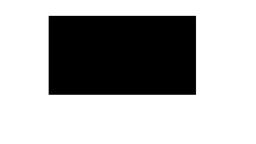
#> input picture Kuwahara/resources/TestImage.jpg, 256 x 144 px, shrunk from 1920 x 1080 before the run, given in place of Katelyn&Me2.jpg, which was not available
$ python Kuwahara.py
#> lines starting #> are read from the running program, lines starting #| are printed output that depends on the picture; after the words box and inside, x2 and y2 are one past the last pixel; in counts of white or black regions, pixels touching at a corner belong together; pictures that were not available may be replaced by others from this repository, and a replacement may not be noted
#!/usr/bin/env python3
# -*- coding: utf-8 -*-
"""
Created on Sun Nov 12 22:48:32 2023

might help to speed up
https://stackoverflow.com/questions/9786102/how-do-i-parallelize-a-simple-python-loop
only uses CPU tho. it's basically impossible to use this on GPU resonably

@author: sebas
"""

import numpy as np
from PIL import Image
from scipy import ndimage
import argparse
import json
from matplotlib import pyplot as plt
from multiprocessing import Pool
from functools import partial

"""
I'm just going to hard code the values for now but eventually I want to make them args
"""

N = 8
MaskPath  = 'resources/Mask.json'
ImgInPath = '../Images/Katelyn&Me2.jpg'

# ----------------------- Import Masks -------------------
#%% Import Masks

with open(MaskPath, 'r') as MaskFile:
#> (reads Kuwahara/resources/Mask.json from the repository)
    Masks = json.load(MaskFile)

Masks = [np.array(i) for i in Masks]
WindowSize = Masks[0].shape[0]
del MaskFile


# ----------------------- Import Input Image ----------------------
#%% Import Img

with Image.open(ImgInPath) as rawImage:
#> rawImage is the input picture: PIL image 256x144 RGB; min 0, max 255, mean 174.5
    Img = np.array( rawImage ).transpose(1,0,2).astype('float32')
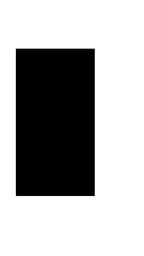
#> Img: shape (256, 144, 3) float32; min 0, max 255, mean 174.5

#Img /= 255
dims = Img.shape
#> dims = (256, 144, 3)
del rawImage

# ---------------------- directional StDev & Mean -------------------------
#%% Mean and StDev Gen


def ProcessDirection(n, image):
#> called with n = 0
    global Means, StDev

    FullMask = np.stack( [np.zeros(Masks[n].shape), Masks[n], np.zeros(Masks[n].shape)] ,2)

    Mean = ndimage.correlate(image, FullMask, mode='mirror')
    SqMean = ndimage.correlate(image*image, FullMask, mode='mirror')

    Varriance = np.sum( SqMean - (Mean*Mean), 2 ) #Euclidian Distance, trust me
    Varriance[Varriance < 0] = 0
#> Varriance: shape (256, 144) float32; min 0, max 46947.2, mean 6531.4


    print('finished n: {:n}'.format(n))
    return Mean, np.sqrt(Varriance)

with Pool(8) as p:
    f = partial( ProcessDirection, image=Img )
    PoolOut = p.map(f, np.arange(N))
#> in ProcessDirection (call 2), `Varriance[Varriance < 0] = 0`: Varriance: shape (256, 144) float32; min 0, max 46898.5, mean 6813.3
#| finished n: 1
#> in ProcessDirection (call 3), `Varriance[Varriance < 0] = 0`: Varriance: shape (256, 144) float32; min 0, max 47250.6, mean 6246.1
#| finished n: 2
#> in ProcessDirection (call 4), `Varriance[Varriance < 0] = 0`: Varriance: shape (256, 144) float32; min 0, max 46898.5, mean 7364.7
#| finished n: 3
#> in ProcessDirection (call 5), `Varriance[Varriance < 0] = 0`: Varriance: shape (256, 144) float32; min 0, max 46878.6, mean 7770.8
#| finished n: 4
#> in ProcessDirection (call 6), `Varriance[Varriance < 0] = 0`: Varriance: shape (256, 144) float32; min 0, max 46970.4, mean 7364.9
#| finished n: 5
#> in ProcessDirection (call 7), `Varriance = np.sum( SqMean - (Mean*Mean), 2 )`:
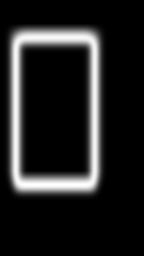
#> Varriance: shape (256, 144) float32; min -0.0117, max 47250.6, mean 6246.1; drawn with min black and max white
#> in ProcessDirection (call 7), `Varriance[Varriance < 0] = 0`: Varriance: shape (256, 144) float32; 0.68% of pixels changed, all inside (x1, y1, x2, y2) = (0, 18, 118, 210)
#| finished n: 6
#> in ProcessDirection (call 8), `FullMask = np.stack( [np.zeros(Masks[n].shape), Masks[n], np.zeros(Mas..`:
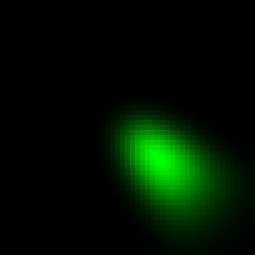
#> FullMask: shape (51, 51, 3) float64 (shown 5 times larger); mean of channels 0, 1, 2 0, 0.000384, 0; drawn with min black and max white
#> in ProcessDirection (call 8), `Mean = ndimage.correlate(image, FullMask, mode='mirror')`:
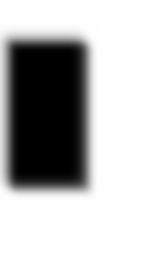
#> Mean: shape (256, 144, 3) float32; min 0, max 255, mean 174.9
#> in ProcessDirection (call 8), `Varriance = np.sum( SqMean - (Mean*Mean), 2 )`:
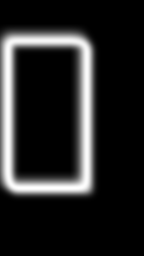
#> Varriance: shape (256, 144) float32; min -0.0117, max 46898.8, mean 6813.1; drawn with min black and max white
#> in ProcessDirection (call 8), `Varriance[Varriance < 0] = 0`: Varriance: shape (256, 144) float32; 0.13% of pixels changed, all inside (x1, y1, x2, y2) = (1, 18, 107, 211)
#| finished n: 7
#> PoolOut = 8 items

Means = np.array([ x[0] for x in PoolOut ])
StDev = np.array([ x[1] for x in PoolOut ])

# ---------------------- Final Image Gen-------------------------------
#%% Final Image Gen

q=8
alpha = 1 / ( 1 + (StDev**q) )
alpha = np.stack(3*[alpha], axis=3)
alphaSum = np.sum(alpha, 0)
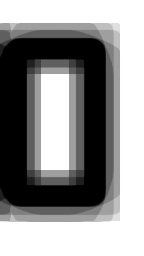
#> alphaSum: shape (256, 144, 3) float32; min 1.12e-15, max 8, mean 4.56; drawn with min black and max white

outputImg = np.sum(alpha * Means, 0)/alphaSum

# ----------------------- Display Image -----------------------------
#%% Show Img

plt.imshow( outputImg.transpose(1,0,2)/255 )
plt.show()
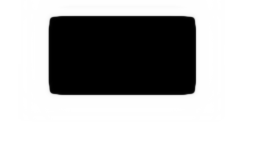
#> shown: shape (144, 256, 3) float32; min 0, max 1, mean 0.687


#%% Save Img

SaveImg = outputImg.transpose(1,0,2)
Image.fromarray(np.uint8(SaveImg)).save("KuwaharaOut.jpg")
